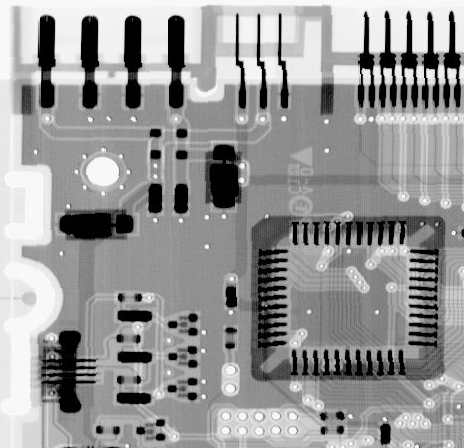
%> input picture project04/code/Circuit.tif, 464 x 448 px
$ octave --eval "assignment4_part1(imread('Circuit.tif'));"   (GNU Octave 9; MATLAB toolbox functions it lacks are replaced by stand-ins)
%> lines starting %> are read from the running program, lines starting %| are printed output that depends on the picture
### project04/code/Gaussian_noise.m
function n_gaussian=Gaussian_noise(f,a,b)
[M,N]=size(f);
n_gaussian = a + b .* randn(M,N);
end

### project04/code/Gamma_noise.m
function n_Erlang=Gamma_noise(f,a,b)
[M,N]=size(f);
n_Erlang = zeros(M,N);
 [M,N]=size(f);
for j=1:b
    n_Erlang = n_Erlang + (-1/a)*log(1 - rand(M,N));
end
end

### project04/code/Impulse_noise.m
function g_sp=Impulse_noise(f,a,b)
[M,N]=size(f);
x = rand(M,N);
g_sp = f;
g_sp(find(x<=a)) = 0;
g_sp(find(x > a & x<(a+b))) = 1;
end

### project04/code/Exponential_noise.m
function n_Ex=Exponential_noise(f,a)
[M,N]=size(f);
n_Ex = (-1/a)*log(1 - rand(M,N));
end

### project04/code/Rayleigh_noise.m
function n_rayleigh=Rayleigh_noise(f,a,b)
[M,N]=size(f);
n_rayleigh = a + (-b .* log(1 - rand(M,N))).^0.5;
end

### project04/code/Uniform_noise.m
function n_Uniform=Uniform_noise(f,a,b)
[M,N]=size(f);
n_Uniform = a + (b-a)*rand(M,N);
end

### project04/code/assignment4_part1.m
function assignment4_part1(f)
f=im2double(f);
n_gaussian = Gaussian_noise(f,0,0.08);
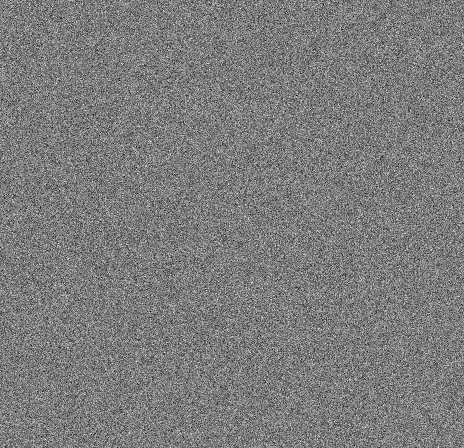
%> n_gaussian: size 448x464 double; min -0.34, max 0.355, mean -0.000134; drawn with min black and max white
subplot(2,3,1);imshow(f+n_gaussian);xlabel('Gaussian noise');
subplot(2,3,4);imhist(f+n_gaussian);

n_rayleigh = Rayleigh_noise(f,-0.2,0.03);
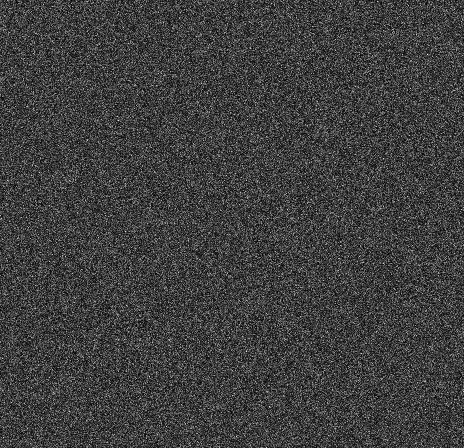
%> n_rayleigh: size 448x464 double; min -0.199, max 0.414, mean -0.0466; drawn with min black and max white
subplot(2,3,2);imshow(f+n_rayleigh);xlabel('Rayleigh noise');
subplot(2,3,5);imhist(f+n_rayleigh);

n_Erlang = Gamma_noise(f,25,3);
%> after the loop in Gamma_noise, `for j=1:b`:
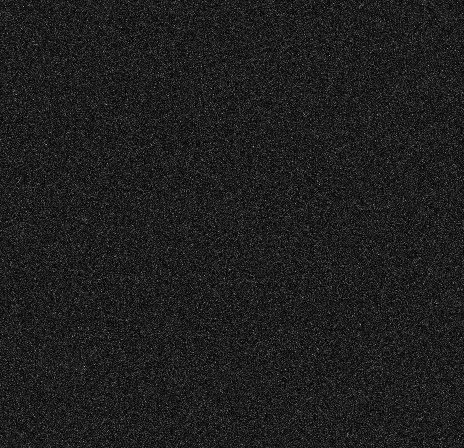
%> n_Erlang: size 448x464 double; min 0.00105, max 0.657, mean 0.12
subplot(2,3,3);imshow(f+n_Erlang);xlabel('Gamma noise');
subplot(2,3,6);imhist(f+n_Erlang);
suptitle('FIGURE 5.4 in textbook');
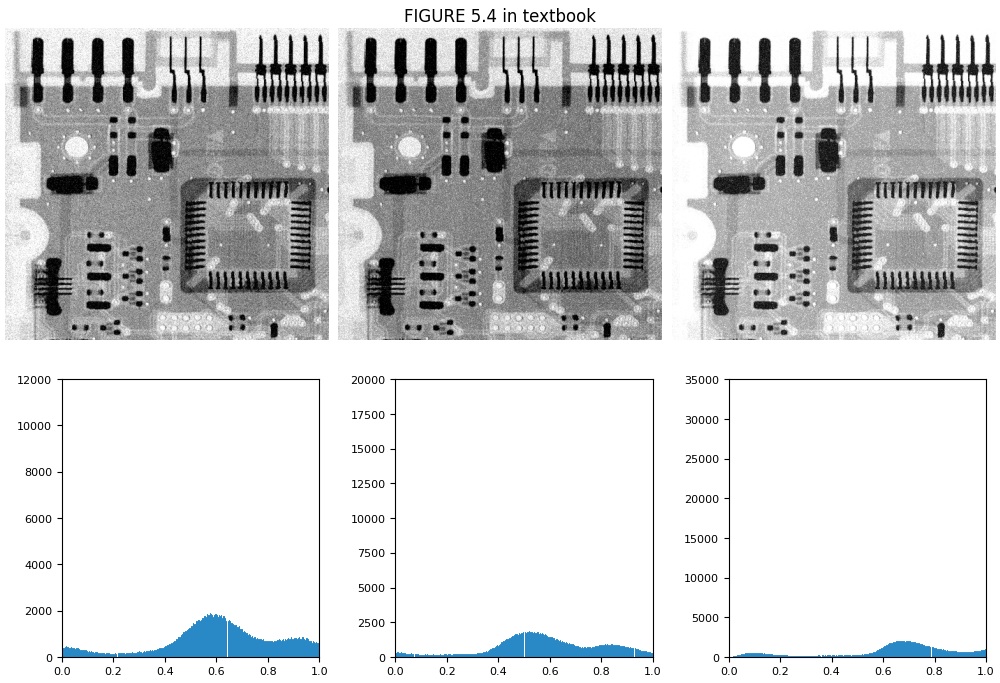
%> figure redrawn from the program's plot data, 6 panels
figure(2);
n_Ex = Exponential_noise(f,9);
subplot(2,3,4);imhist(f+n_Ex);
subplot(2,3,1);imshow(f+n_Ex);xlabel('Exponential noise');

n_Uniform = Uniform_noise(f,0,0.3);
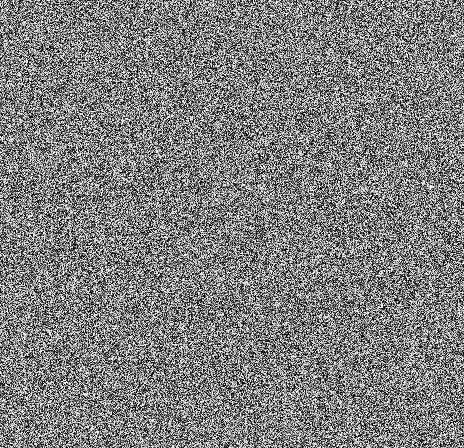
%> n_Uniform: size 448x464 double; min 2.45e-07, max 0.3, mean 0.15; drawn with min black and max white
subplot(2,3,5);imhist(f+n_Uniform);
subplot(2,3,2);imshow(f+n_Uniform);xlabel('Uniform noise');
%> after `imshow(f+n_Uniform)`:
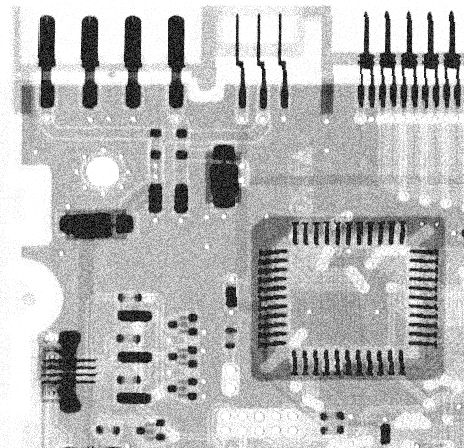
%> displayed picture: size 448x464, on the screen's scale of 0 to 255; min 0, max 255, mean 184

g_sp = Impulse_noise(f,0.05,0.05);
%> `assignment4_part1(imread('Circuit.tif'));`:
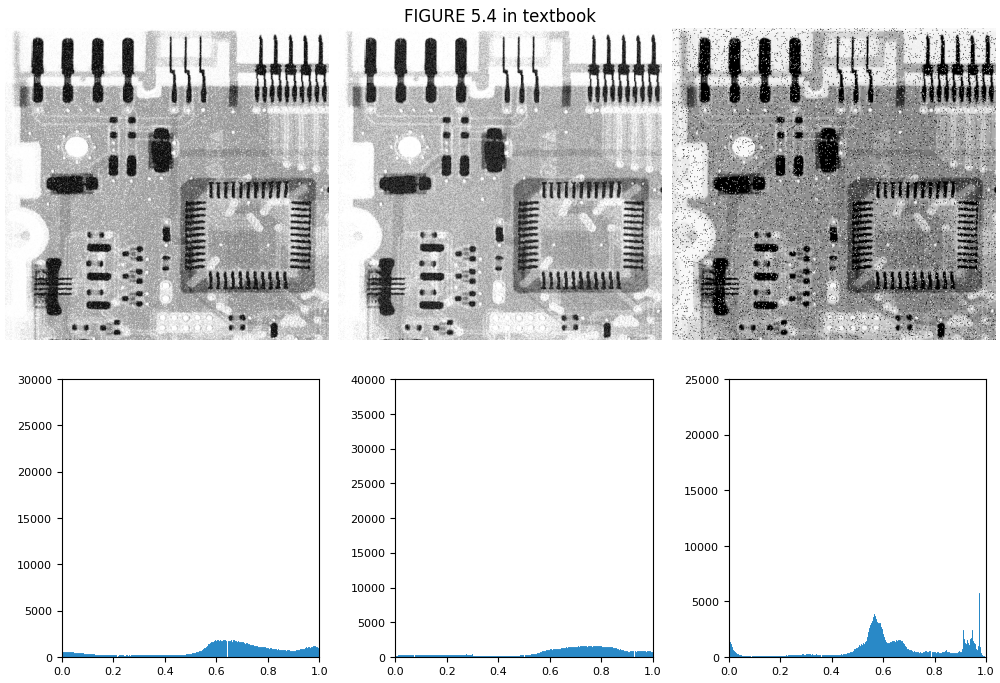
%> figure redrawn from the program's plot data, 6 panels
subplot(2,3,6);imhist(g_sp);
subplot(2,3,3);imshow(g_sp);xlabel('Impulse noise');
suptitle('FIGURE 5.4 in textbook');


end
